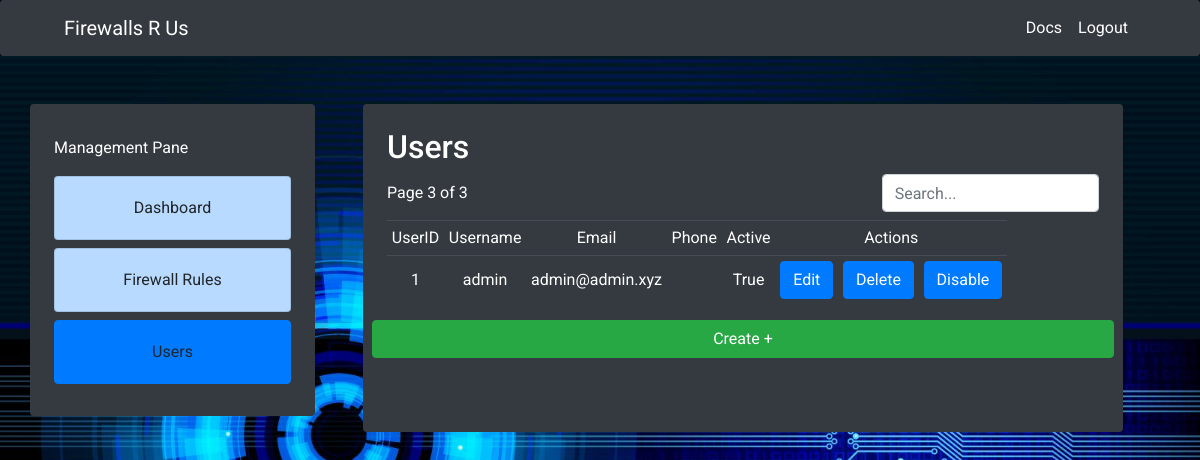
The app's page /users/view (signed in) with its own data.
### FirewallManager/models.py (models this page shows)
class Profile(models.Model):
	user = models.OneToOneField(User, on_delete=models.CASCADE)
	phone_number = PhoneNumberField()

### FirewallManager/views.py (the view)
# urls.py: path('users/view', views.view_users, name='users-view'),
def view_users(request):
    if not request.user.is_authenticated:
        return redirect(to='user-login')
    else:
        users = Profile.objects.all()
        context = {'profiles': users}
        return render(request, 'Firewalls-R-Us/user_management.html', context)

### FirewallManager/templates/Firewalls-R-Us/user_management.html (shortened to what this page needs)
<!DOCTYPE html>
{% load static %}
<html>
<head>
    <link rel="stylesheet" href="https://stackpath.bootstrapcdn.com/bootstrap/4.3.1/css/bootstrap.min.css">
</head>
<body>
  <nav class="navbar navbar-expand-lg navbar-dark bg-dark rounded">
    <a class="navbar-brand ml-5" href="#">Firewalls R Us</a>
    <div class="collapse navbar-collapse" id="navbarNavAltMarkup">
      <div class="navbar-nav ml-auto mr-5">
        <a class="nav-item nav-link active" href="{% url 'docs' %}">Docs</a>
        <a class="nav-item nav-link active" href="{% url 'user-logout' %}">Logout</a>
      </div>
    </div>
  </nav>
  <div class="container text-center">
    <div class="row mt-5">
      <div class="col-lg-3 col-12 mr-lg-4 mb-3 bg-dark rounded p-4">
            <p class="mt-2 text-left">Management Pane</p>
            <ul class="list-group">
                <li class="list-group-item list-group-item-primary mb-2 rounded">
                    <a href="{% url 'firewall-dashboard' %}" class="btn">Dashboard</a>
                </li>
                <li class="list-group-item list-group-item-primary mb-2 rounded">
                    <a href="{% url 'firewall-rules-view' %}" class="btn">Firewall Rules</a>
                </li>
                <li class="list-group-item list-group-item-primary mb-2 rounded active">
                    <a href="{% url 'users-view' %}" class="btn">Users</a>
                </li>
            </ul>
        </div>
      <div class="col-lg-8 col-12 ml-lg-4 bg-dark rounded p-4">
        <h2 class="text-left">Users</h2>
        <div class="row">
          <span class="col-4 my-auto bg-dark text-left">Page 3 of 3</span>
          <form class="col-4 my-auto offset-4 bg-dark" action="{% url 'users-search' %}" method="post">
            <div class="form-group m-0">
              <input type="text" class="form-control" name="Search" placeholder="Search...">
            </div>
          </form>
        </div>
        <div class="row">
          <div class="col-12">
            <table class="table table-sm table-hover table-dark table-responsive mt-2">
              <thead class="">
                <tr>
                    <td class="align-middle">UserID</td>
                    <td class="align-middle">Username</td>
                    <td class="align-middle">Email</td>
                    <td class="align-middle">Phone</td>
                    <td class="align-middle">Active</td>
                    <td colspan="3" class="align-middle">Actions</td>
                </tr>
              </thead>
              <tbody class="">
                {% for profile in profiles %}
                <tr>
                    <td class="align-middle">{{ profile.user.id }}</td>
                    <td class="align-middle">{{ profile.user.username }}</td>
                    <td class="align-middle">{{ profile.user.email }}</td>
                    <td class="align-middle">{{ profile.phone_num }}</td>
                    <td class="align-middle">{{ profile.user.is_active }}</td>
                    <td>
                        <a href="{% url 'user-edit' %}?user={{ profile.user.id }}" class="btn btn-primary align-middle">Edit</a>
                    </td>
                    <td>
                        <a href="{% url 'user-delete' %}?user={{ profile.user.id }}" class="btn btn-primary align-middle">Delete</a>
                    </td>
                    <td>
                        <a href="{% url 'user-disable' %}?user={{ profile.user.id }}" class="btn btn-primary align-middle">Disable</a>
                    </td>
                </tr>
                {% endfor %}
              </tbody>
            </table>
          </div>
        </div>
        <div class="row">
          <a href="{% url 'user-create' %}" class="btn btn-success col-12">Create +</a>
        </div>
      </div>
    </div>
  </div>
</body>
</html>

### records on screen
Profile: user.id "1", user.username "admin", user.email "admin@admin.xyz", user.is_active "True"
